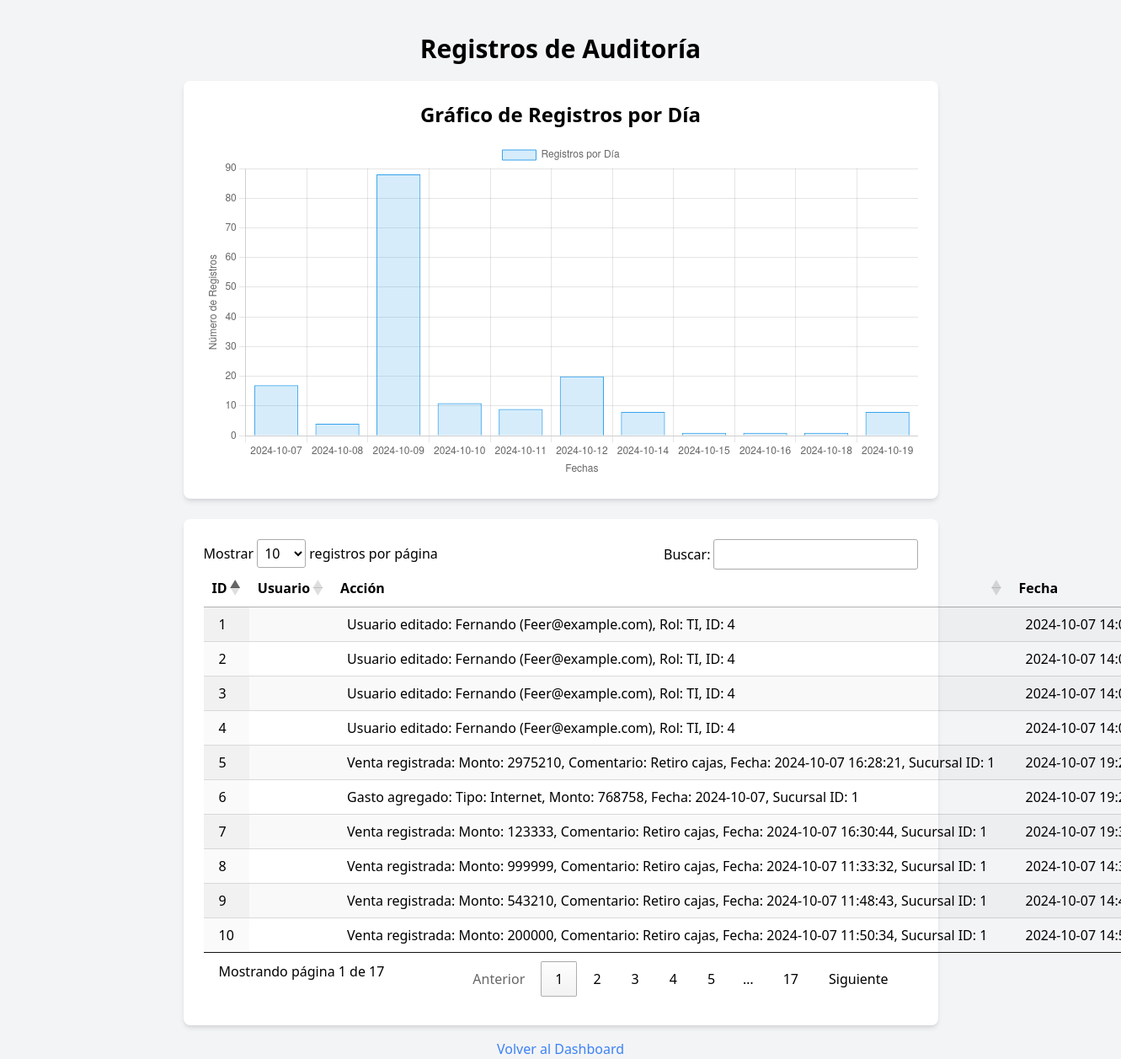
/auditoria.php (signed in), run on the app's committed database.
### tables this page shows
CREATE TABLE `auditoria` (
  `id` int(11) NOT NULL,
  `usuario` varchar(255) NOT NULL,
  `accion` text NOT NULL,
  `fecha` timestamp NOT NULL DEFAULT current_timestamp(),
  `usuario_id` int(11) DEFAULT NULL,
  `usuario_nombre` varchar(255) DEFAULT NULL
);

### auditoria.php (the view, shortened to what this page needs)
<?php
$conn = new mysqli('localhost', 'root', '', 'beach');
$auditoria_query = "SELECT DATE(fecha) as fecha, COUNT(*) as total FROM auditoria GROUP BY DATE(fecha)";
$auditoria_result = $conn->query($auditoria_query);
$fechas = [];
$totales = [];
while ($row = $auditoria_result->fetch_assoc()) {
    $fechas[] = $row['fecha'];
    $totales[] = $row['total'];
}
$auditoria_query_all = "SELECT * FROM auditoria";
$auditoria_result_all = $conn->query($auditoria_query_all);
$num_rows = $auditoria_result_all->num_rows;
?>
<!DOCTYPE html>
<html lang="es">
<head>
    <link href="https://cdn.jsdelivr.net/npm/tailwindcss@2.2.19/dist/tailwind.min.css" rel="stylesheet">
    <link rel="stylesheet" href="https://cdn.datatables.net/1.11.5/css/jquery.dataTables.min.css">
    <link rel="stylesheet" href="https://cdn.datatables.net/responsive/2.2.9/css/responsive.dataTables.min.css">
</head>
<body class="bg-gray-100">
    <div class="container mx-auto mt-10">
        <h1 class="text-3xl font-bold text-center mb-5">Registros de Auditoría</h1>
        <div class="max-w-4xl mx-auto bg-white p-6 rounded-lg shadow-md mb-6">
            <h2 class="text-2xl font-semibold text-center mb-4">Gráfico de Registros por Día</h2>
            <div class="relative" style="height: 400px;">
                <canvas id="auditoriaChart" class="w-full h-full"></canvas>
            </div>
        </div>
        <div class="max-w-4xl mx-auto bg-white p-6 rounded-lg shadow-md">
            <?php if ($num_rows > 0): ?>
                <table id="auditoriaTable" class="display responsive nowrap" style="width:100%">
                    <thead>
                        <tr>
                            <th>ID</th>
                            <th>Usuario</th>
                            <th>Acción</th>
                            <th>Fecha</th>
                        </tr>
                    </thead>
                    <tbody>
                        <?php while ($row = $auditoria_result_all->fetch_assoc()): ?>
                        <tr>
                            <td><?php echo $row['id']; ?></td>
                            <td><?php echo $row['usuario']; ?></td>
                            <td><?php echo $row['accion']; ?></td>
                            <td><?php echo $row['fecha']; ?></td>
                        </tr>
                        <?php endwhile; ?>
                    </tbody>
                </table>
            <?php endif; ?>
        </div>
        <a href="dashboard.php" class="block mt-4 text-center text-blue-500 hover:underline">Volver al Dashboard</a>
    </div>
    <script>
        $(document).ready(function() {
            $('#auditoriaTable').DataTable({
                responsive: true,
                language: {
                    lengthMenu: "Mostrar _MENU_ registros por página",
                    zeroRecords: "No se encontraron resultados",
                    info: "Mostrando página _PAGE_ de _PAGES_",
                    infoEmpty: "No hay registros disponibles",
                    infoFiltered: "(filtrado de _MAX_ registros en total)",
                    search: "Buscar:",
                    paginate: {
                        first: "Primero",
                        last: "Último",
                        next: "Siguiente",
                        previous: "Anterior"
                    }
                }
            });
        });
        var ctx = document.getElementById('auditoriaChart').getContext('2d');
        var auditoriaChart = new Chart(ctx, {
            type: 'bar',
            data: {
                labels: <?php echo json_encode($fechas); ?>,
                datasets: [{
                    label: 'Registros por Día',
                    data: <?php echo json_encode($totales); ?>,
                    backgroundColor: 'rgba(54, 162, 235, 0.2)',
                    borderColor: 'rgba(54, 162, 235, 1)',
                    borderWidth: 1
                }]
            },
            options: {
                maintainAspectRatio: false,
                scales: {
                    y: {
                        beginAtZero: true,
                        title: {
                            display: true,
                            text: 'Número de Registros'
                        }
                    },
                    x: {
                        title: {
                            display: true,
                            text: 'Fechas'
                        }
                    }
                }
            }
        });
    </script>
</body>
</html>

### auditoria.php (style rules this page uses)
table.dataTable thead th, table.dataTable thead td { padding: 10px 18px; border-bottom: 1px solid #111; }
table.dataTable tbody th, table.dataTable tbody td { padding: 8px 18px; }
table.dataTable.no-footer { border-bottom: 1px solid #111; }

### data on the page
auditoria: id "1", accion "Usuario editado: Fernando (Feer@example.com), Rol: TI, ID: 4", fecha "2024-10-07…"
auditoria: id "2", accion "Usuario editado: Fernando (Feer@example.com), Rol: TI, ID: 4", fecha "2024-10-07…"
auditoria: id "3", accion "Usuario editado: Fernando (Feer@example.com), Rol: TI, ID: 4", fecha "2024-10-07…"
auditoria: id "4", accion "Usuario editado: Fernando (Feer@example.com), Rol: TI, ID: 4", fecha "2024-10-07…"
auditoria: id "5", accion "Venta registrada: Monto: 2975210, Comentario: Retiro cajas, Fecha: 2024-10-07 16:28:21, Sucursal ID: 1", fecha "2024-10-07…"
auditoria: id "6", accion "Gasto agregado: Tipo: Internet, Monto: 768758, Fecha: 2024-10-07, Sucursal ID: 1", fecha "2024-10-07…"
auditoria: id "7", accion "Venta registrada: Monto: 123333, Comentario: Retiro cajas, Fecha: 2024-10-07 16:30:44, Sucursal ID: 1", fecha "2024-10-07…"
auditoria: id "8", accion "Venta registrada: Monto: 999999, Comentario: Retiro cajas, Fecha: 2024-10-07 11:33:32, Sucursal ID: 1", fecha "2024-10-07…"
auditoria: id "9", accion "Venta registrada: Monto: 543210, Comentario: Retiro cajas, Fecha: 2024-10-07 11:48:43, Sucursal ID: 1", fecha "2024-10-07…"
auditoria: id "10", accion "Venta registrada: Monto: 200000, Comentario: Retiro cajas, Fecha: 2024-10-07 11:50:34, Sucursal ID: 1", fecha "2024-10-07…"

### other printed values
chart data {{ json_encode($fechas) }} ["2024-10-07","2024-10-08","2024-10-09","2024-10-10","2024-10-11","2024-10-12","2024-10-14","2024-10-15","2024-10-16","2024-10-18","2024-10-19"]
chart data {{ json_encode($totales) }} ["17","4","88","11","9","20","8","1","1","1","8"]
